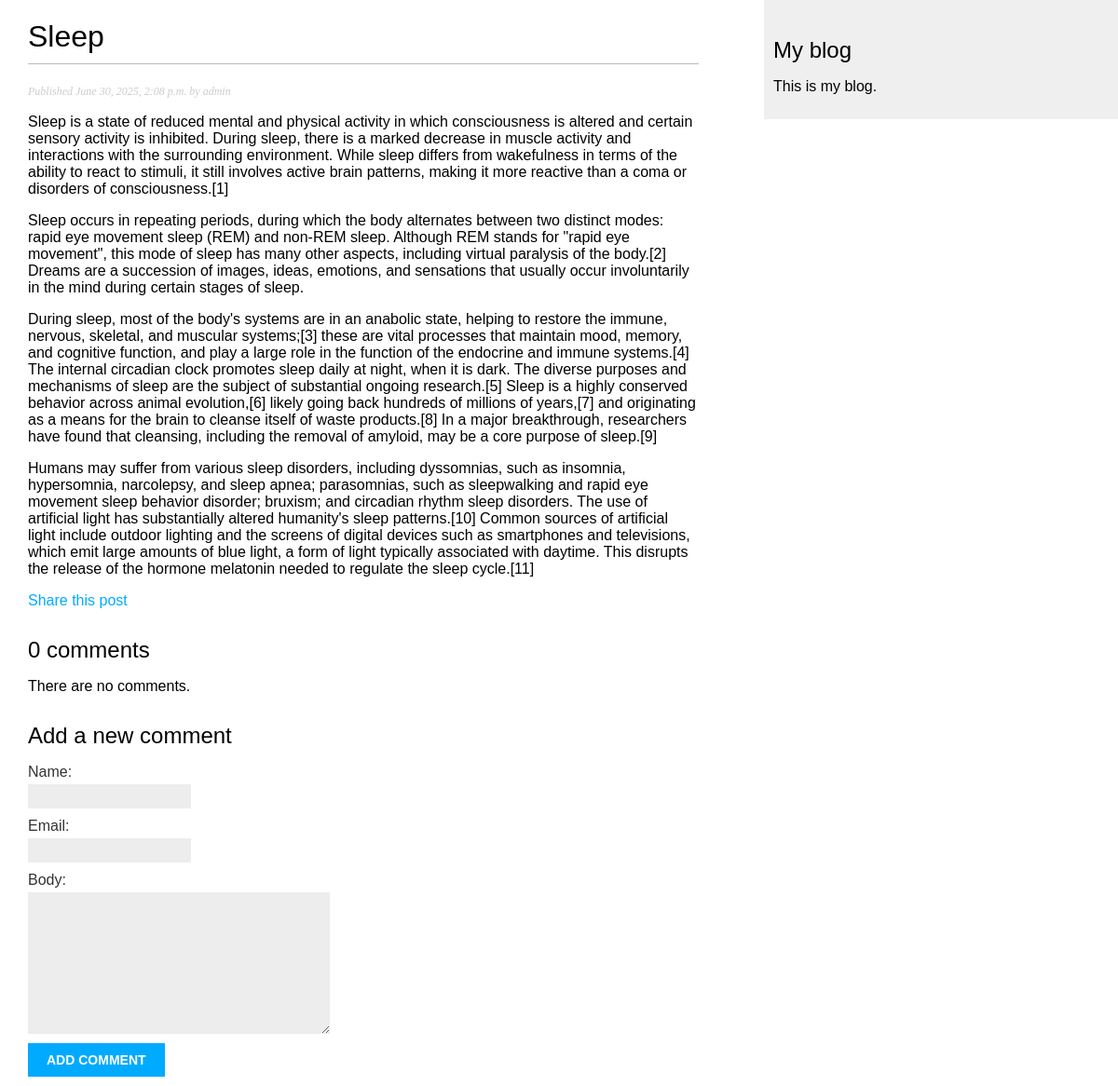
Page /blog/2025/6/30/sleep/ on the committed database.
### apps/blog/models.py (models this page shows, shortened)
class Post(models.Model):
    class Status(models.TextChoices):
        DRAFT = 'DF', 'Draft'
        PUBLISHED = 'PB', 'Published'
    title = models.CharField(max_length=250)
    slug = models.SlugField(max_length=250,
                            unique_for_date='publish')
    author = models.ForeignKey(User,
                               on_delete=models.CASCADE,
                               related_name='blog_posts')
    body = models.TextField()
    publish = models.DateTimeField(default=timezone.now)
    created = models.DateTimeField(auto_now_add=True)
    updated = models.DateTimeField(auto_now=True)
    status = models.CharField(max_length=2,
                              choices=Status.choices,
                              default=Status.DRAFT)
    objects = models.Manager()
    published = PublishedManager()
    tags = TaggableManager()
    class Meta:
        ordering = ['-publish']
        indexes = [
            models.Index(fields=['-publish']),
        ]

### apps/blog/views.py (the view)
def post_detail(request, year, month, day, post):
    post = get_object_or_404(Post,
                             status=Post.Status.PUBLISHED,
                             slug=post,
                             publish__year=year,
                             publish__month=month,
                             publish__day=day)
    comments = post.comments.filter(active=True)  # type: ignore
    form = CommentForm()
    return render(request,
                  'blog/post/detail.html',
                  {'post': post,
                   'comments': comments,
                   'form': form})

### apps/blog/forms.py
class CommentForm(forms.ModelForm):
    class Meta:
        model = Comment
        fields = ['name', 'email', 'body']

### apps/blog/templates/blog/post/detail.html (shortened to what this page needs)
{% extends "blog/base.html" %}
{% block content %}
  <h1>{{ post.title }}</h1>
  <p class="date">
    Published {{ post.publish }} by {{ post.author }}
  </p>
  {{ post.body|linebreaks }}
  <p>
    <a href="{% url "blog:post_share" post.id %}">
    Share this post
    </a>
  </p>
  {% with comments.count as total_comments %}
    <h2>
      {{ total_comments }} comment{{ total_comments|pluralize }}
    </h2>
  {% endwith %}
  {% for comment in comments %}
    <div class="comment">
      <p class="info">
        Comment {{ forloop.counter }} by {{ comment.name }}
        {{ comment.created }}
      </p>
      {{ comment.body|linebreaks }}
    </div>
  {% empty %}
    <p>There are no comments.</p>
  {% endfor %}
  {% include "blog/post/includes/comment_form.html" %}
{% endblock %}

### apps/blog/static/css/blog.css (style rules this page uses)
body { margin: 0; padding: 0; font-family: helvetica, sans-serif; }
a { color: #00abff; text-decoration: none; }
h1 { font-weight: normal; border-bottom: 1px solid #bbb; padding: 0 0 10px 0; }
h2 { font-weight: normal; margin: 30px 0 0; }
p.date { color: #ccc; font-family: georgia, serif; font-size: 12px; font-style: italic; }
label { float: left; clear: both; color: #333; margin-bottom: 4px; }
input, textarea { clear: both; float: left; margin: 0 0 10px; background: #ededed; border: 0; padding: 6px 10px; font-size: 12px; }

### rows in the picture
Post: title "Sleep", publish "June 30, 2025, 2:08 p.m.", author "admin", body "Sleep is a state of reduced mental and physical activity in which consciousness is altered and certain sensory activity is inhibited. During sleep, there is a marked decrease in muscle activity and interactions with the surrounding environment. While sleep differs from wakefulness in terms of the ability to react to stimuli, it still involves active brain patterns, making it more reactive than a coma or disorders of consciousness.[1] Sleep occurs in repeating periods, during which the body alternates between two distinct modes: rapid eye movement sleep (REM) and non-REM sleep. Although REM stands for \"rapid eye movement\", this mode of sleep has many other aspects, including virtual…"

### other values in the picture
{{ total_comments }} "0"
